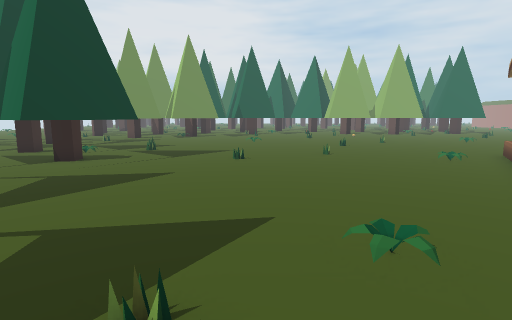
View 1 (above)

24 first-person views from a walk through a Unity game level. The camera is 1.5 m above the floor, tilts 8° down and sees 80° across. The floor is counted in squares, 1 m on a side. Each view is taken from the middle of a square. On the plan, view 1 faces up. The plan holds only what a view shows up to about 15 squares ahead; the rest is blank. The place goes on beyond the plan.

View 2
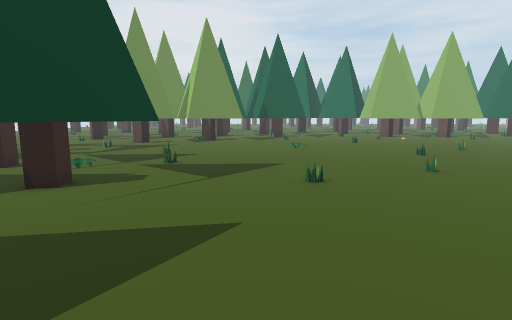

View 3
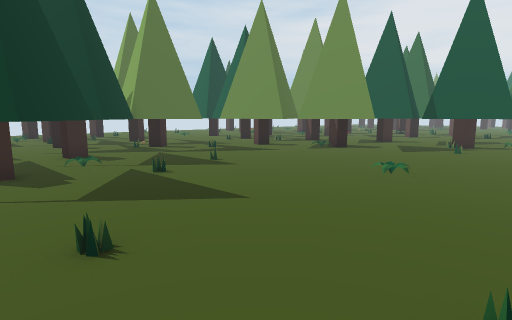

View 4
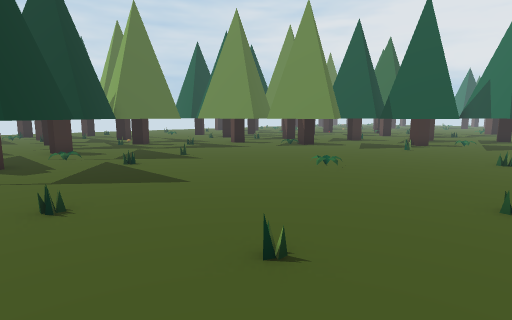

View 5
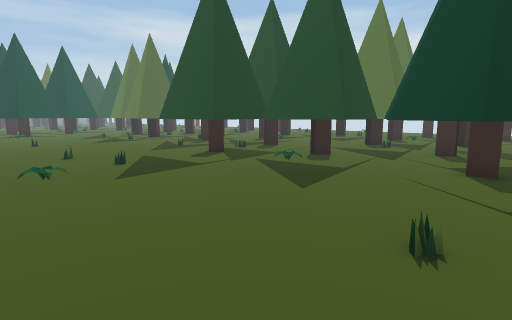

View 6
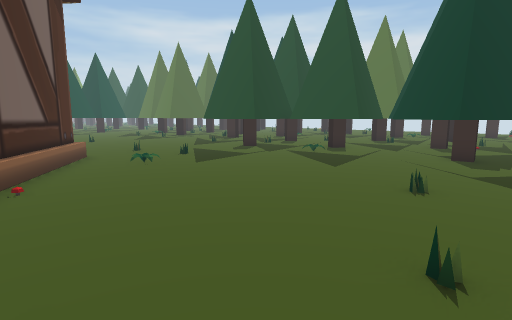

View 7
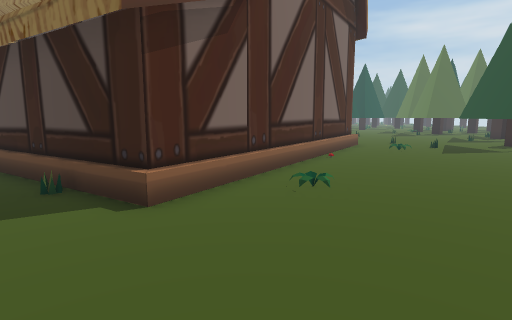

View 8
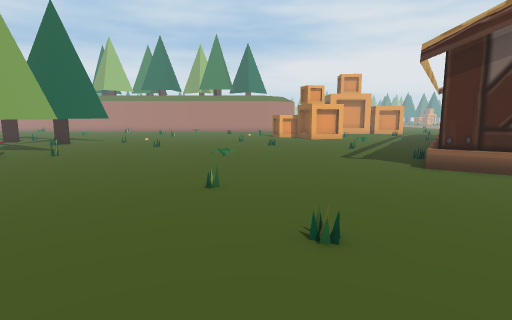

View 9
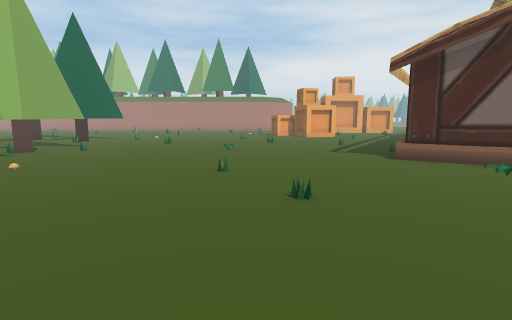

View 10
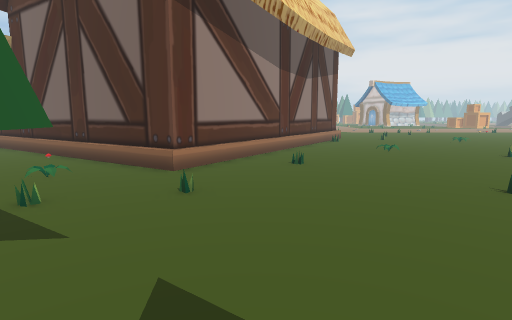

View 11
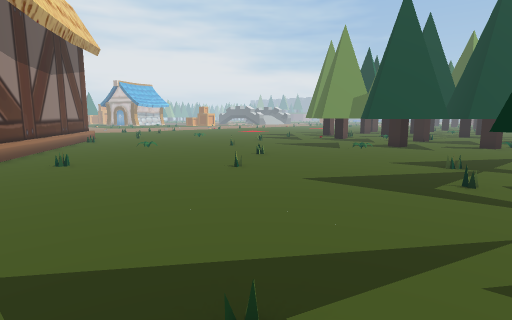

View 12
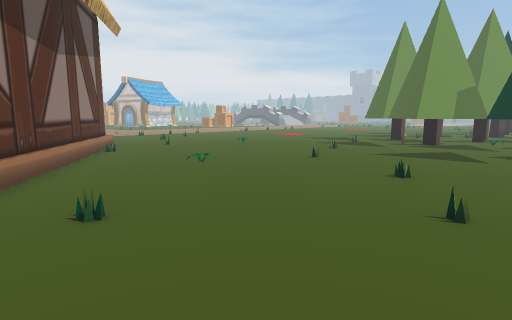

View 13
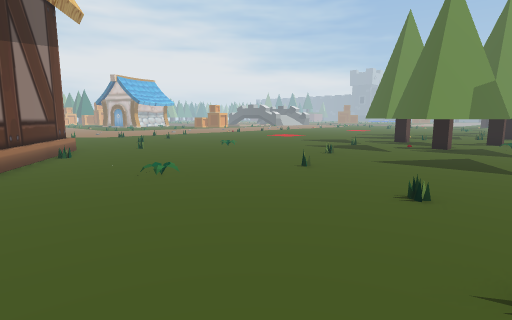

View 14
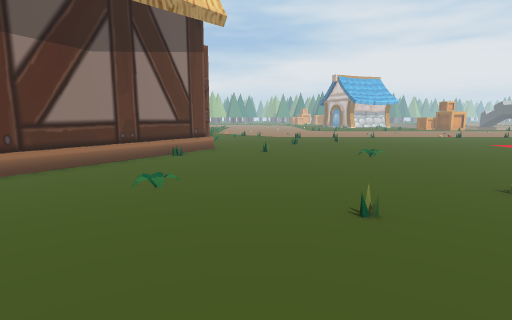

View 15
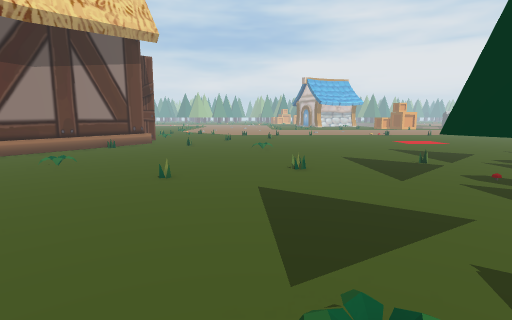

View 16
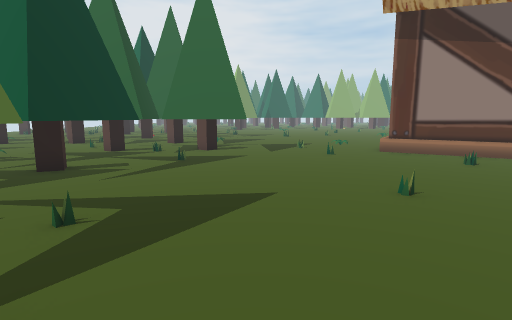

View 17
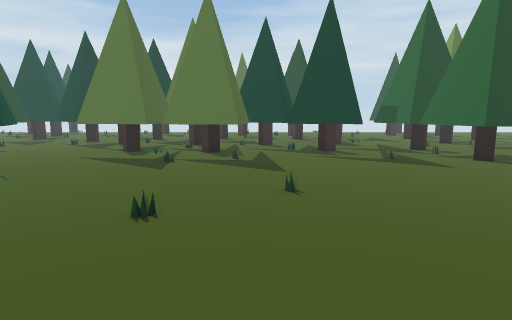

View 18
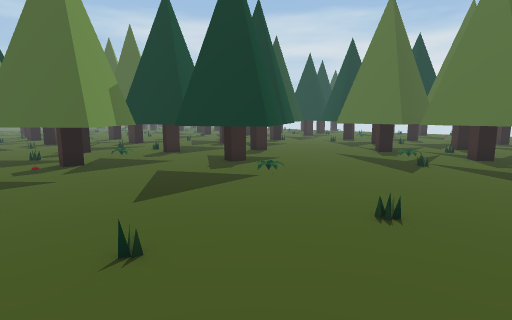

View 19
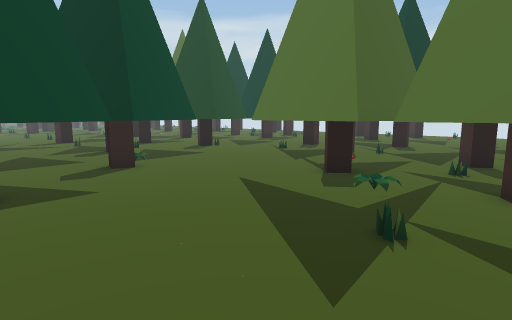

View 20
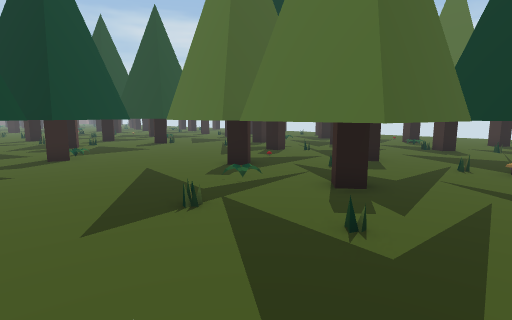

View 21
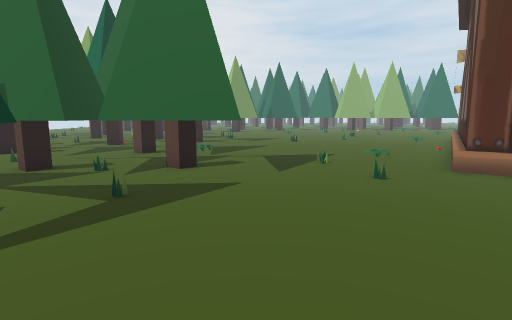

View 22
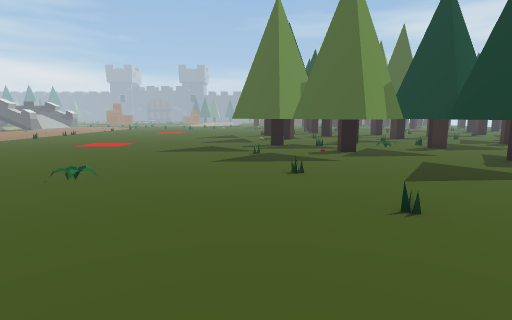

View 23
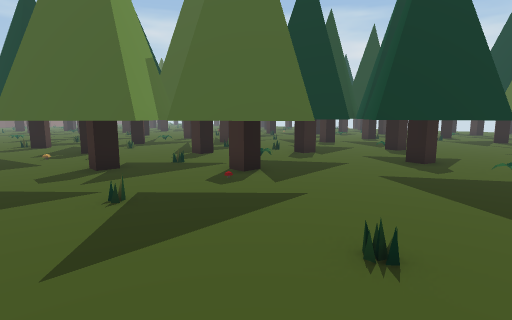

View 24
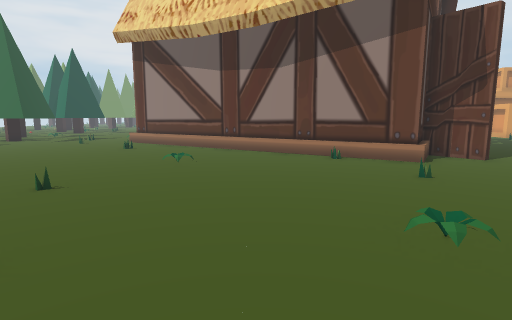

### Floor plan
Key: @ floor where view 1 was taken; # wall or solid block; . floor; / step, stairs or slope; = window, fence, low wall or low ledge; T thing the floor can be seen under or through.
Columns run from 11 left of view 1 to 16 right of it. Each row starts with its distance up from view 1.
 27           ####.           .#
 26          ####..      #####..
 25          ......    ....##...
 24          ......   ..........
 23       ###......  ...........
 22     ###.....................
 21     #.......................
 20    .........................
 19  #..........................
 18  #........./................
 17  #..........................
 16  #..........................
 15  ##.........................
 14  ###........................
 13   ###.......................
 12     ###..............#......
 11      ##.............####....
 10      ##.............#  ##...
  9      #.............##   ###.
  8      #............##      #
  7      #............#
  6      #...........##
  5      #/.........##
  4      #..........#
  3      ###.......##
  2       ##.......#
  1       ##......##
  0   ######...@..##
 -1   ##...........###
 -2   ...............##
 -3     #.............###
 -4    ##...............###
 -5   ###.................##
 -6    #...................##  #
 -7    .....................####
 -8  ##...............//......#=
 -9  #####......................
-10    ###......................
-11     #.......................
-12     #.......................
-13     T.......................
-14     T.......................
-15    TT.....TT................
-16     T...TTTT................
-17  ......TT TTT...............
-18 .....TTT#  ##...............
-19 .....TT    #..###...........
-20 .....      #.#####..........
-21 .....      #### ###.........
-22 ###..            ###........

Where each view was taken, in squares from view 1:
view 1: 0 up, 0 right, facing up
view 2: 4 up, 2 left, facing up
view 3: 10 up, 3 right, facing up-left
view 4: 10 up, 5 right, facing up-left
view 5: 12 up, 3 right, facing down-left
view 6: 13 up, 6 right, facing down-left
view 7: 17 up, 8 right, facing down
view 8: 17 up, 1 right, facing right
view 9: 17 up, 1 left, facing right
view 10: 2 down, 6 left, facing right
view 11: 1 down, 7 left, facing down-right
view 12: 2 down, 1 left, facing down-right
view 13: 4 down, 0 right, facing down-right
view 14: 10 down, 1 right, facing right
view 15: 14 down, 2 left, facing right
view 16: 13 down, 3 left, facing up
view 17: 8 down, 7 right, facing left
view 18: 8 down, 7 right, facing down-left
view 19: 10 down, 1 left, facing down-left
view 20: 7 down, 2 left, facing down-left
view 21: 8 down, 3 left, facing up
view 22: 7 down, 8 right, facing down
view 23: 14 down, 10 right, facing down-left
view 24: 18 down, 10 right, facing up
